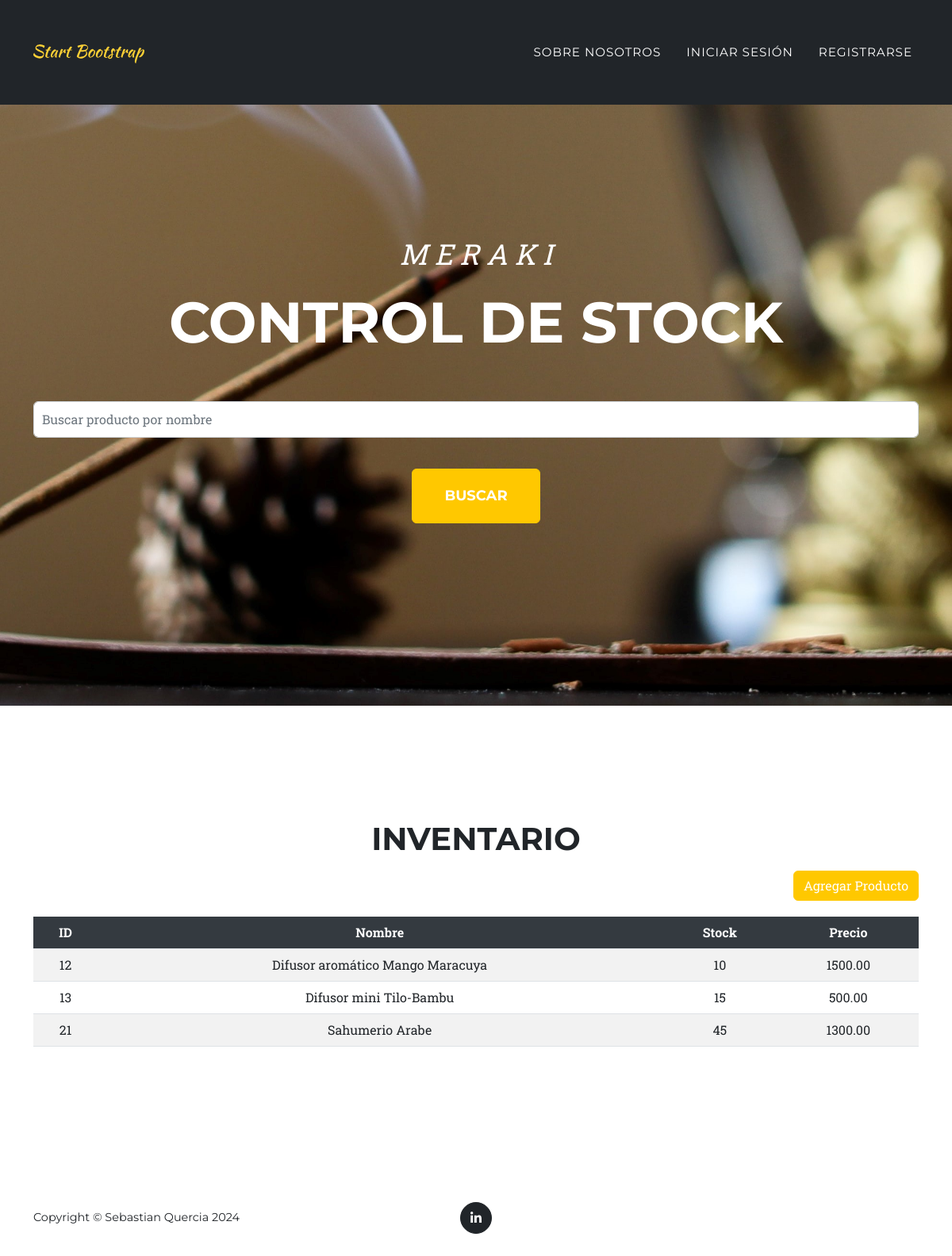
Page /inventario/ on the earlier database version.
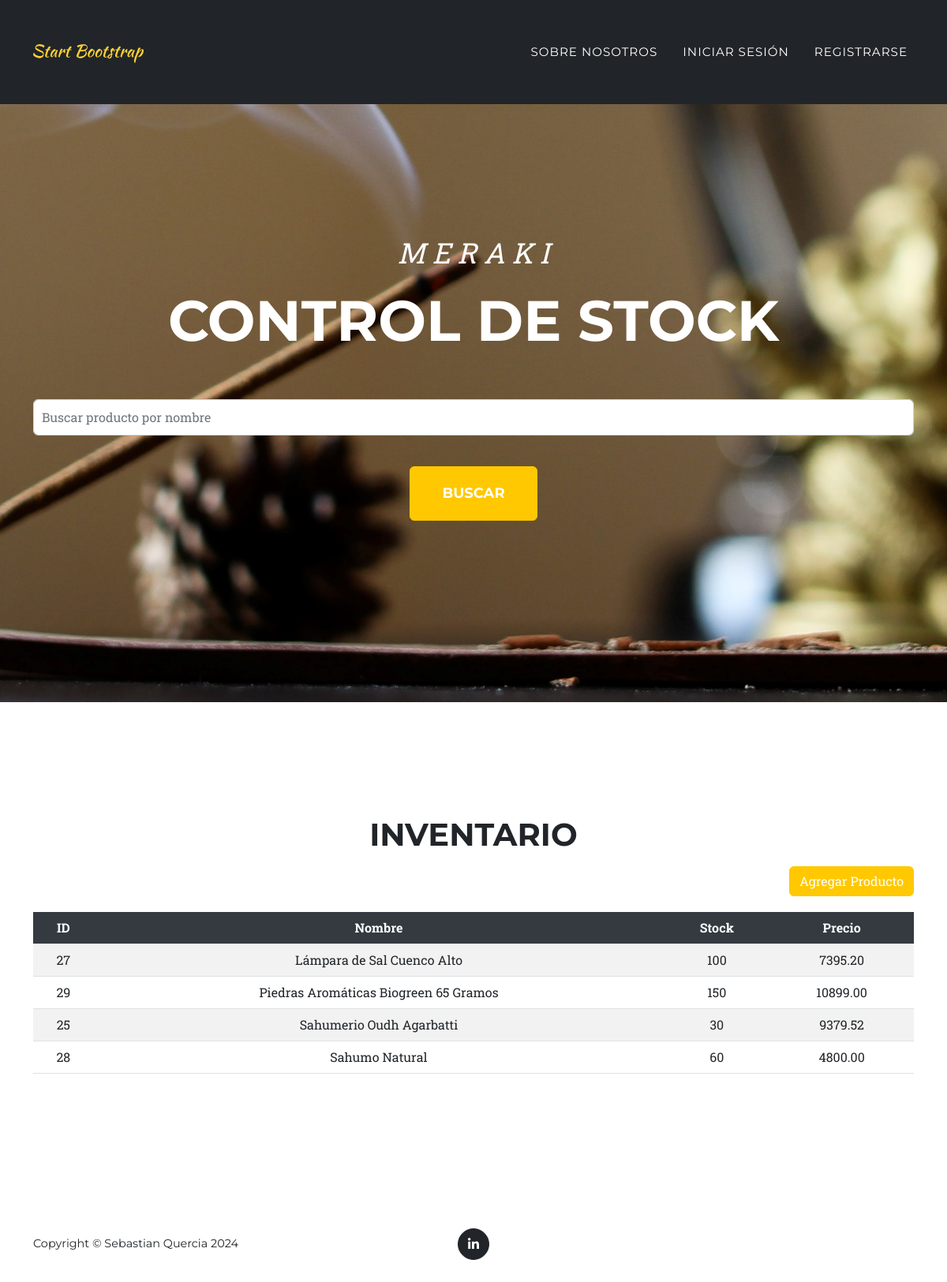
Same page on the later database version.
### Meraki_app/models.py (models this page shows, shortened)
class Producto(models.Model):
    nombre = models.CharField(max_length=100)
    descripcion = models.CharField(max_length=255)
    imagen_url = models.URLField(max_length=500, blank=True, null=True)

class Stock(models.Model):
    producto = models.ForeignKey(Producto, on_delete=models.CASCADE)
    cantidad = models.IntegerField()

class Precio(models.Model):
    producto = models.ForeignKey(Producto, on_delete=models.CASCADE)
    precio = models.DecimalField(max_digits=10, decimal_places=2)

### Meraki_app/views.py (the view)
# urls.py: path('inventario/', views.InventarioListView.as_view(), name='inventario'),
class InventarioListView(ListView):
    model = Producto
    template_name = 'meraki_app/inventario.html'
    context_object_name = 'productos'
    def get_queryset(self):
        return Producto.objects.order_by('nombre')

### Meraki_app/templates/meraki_app/inventario.html (shortened to what this page needs)
{% extends "meraki_app/base.html" %}
{% load form_filters %}
{% block content %}
<section class="page-section" id="inventario">
    <div class="container mt-5">
        <div class="text-center">
            <h2 class="section-heading text-uppercase">Inventario</h2>
        </div>
        <div class="text-end mb-3">
            <a href="{% url 'agregar_producto' %}" class="btn btn-primary">Agregar Producto</a>
        </div>
        <div class="table-responsive">
            <table class="table table-striped">
                <thead>
                    <tr>
                        <th>ID</th>
                        <th>Nombre</th>
                        <th>Stock</th>
                        <th>Precio</th>
                    </tr>
                </thead>
                <tbody>
                    {% for producto in productos %}
                    <tr onclick="window.location.href='{% url 'producto_detalle' producto.pk %}'" style="cursor: pointer;">
                        <td>{{ producto.pk }}</td>
                        <td>{{ producto.nombre }}</td>
                        <td>{{ producto.stock_set.first.cantidad }}</td>
                        <td>{{ producto.precio_set.first.precio }}</td>
                    </tr>
                    {% empty %}
                    <tr>
                        <td colspan="4" class="text-center">No hay productos disponibles.</td>
                    </tr>
                    {% endfor %}
                </tbody>
            </table>
        </div>
    </div>
</section>
{% endblock %}

### Meraki_app/templates/meraki_app/base.html (shortened to what this page needs)
{% load static %}
<!DOCTYPE html>
<html lang="en">
    <head>
        <link href="{% static 'meraki_app/css/styles.css' %}" rel="stylesheet" />
    </head>
    <body id="page-top">
        {% block navbar %}
        <nav class="navbar navbar-expand-lg navbar-dark fixed-top" id="mainNav">
            <div class="container">
                <a class="navbar-brand" href="{% url 'inicio' %}">
                    <img src="{% static 'meraki_app/assets/img/navbar-logo.svg' %}" alt="..." />
                </a>
                <div class="collapse navbar-collapse" id="navbarResponsive">
                    <ul class="navbar-nav text-uppercase ms-auto py-4 py-lg-0">
                        <li class="nav-item">
                            <a class="nav-link" href="{% url 'about' %}">Sobre Nosotros</a>
                        </li>
                        {% if user.is_authenticated %}
                            <li class="nav-item">
                                <a class="nav-link" href="{% url 'account_settings' %}">
                                    {% if user.profile.avatar %}
                                        <img src="{{ user.profile.avatar.url }}" alt="Avatar" class="rounded-circle" style="width: 45px; height: 45px; margin-left: 10px;">
                                    {% else %}
                                        <img src="{% static 'meraki_app/assets/img/default-avatar.svg' %}" alt="Default Avatar" class="rounded-circle" style="width: 45px; height: 45px; margin-left: 10px;">
                                    {% endif %}
                                </a>
                            </li>
                            <li class="nav-item">
                                <a class="nav-link" href="{% url 'inventario' %}">Gestión de inventario</a>
                            </li>
                            <li class="nav-item">
                                <a class="nav-link" href="{% url 'messages' %}">Mensajes</a>
                            </li>
                            <li class="nav-item">
                                <a class="nav-link" href="{% url 'logout' %}">Cerrar sesión</a>
                            </li>
                        {% else %}
                            <li class="nav-item">
                                <a class="nav-link" href="{% url 'login' %}">Iniciar sesión</a>
                            </li>
                            <li class="nav-item">
                                <a class="nav-link" href="{% url 'register' %}">Registrarse</a>
                            </li>
                        {% endif %}
                    </ul>
                </div>
            </div>
        </nav>
        {% endblock %}
        {% block masthead %}
        <header class="masthead" id="masthead">
            <div class="container">
                <div class="masthead-subheading">M E R A K I</div>
                <div class="masthead-heading text-uppercase">Control de stock</div>
                <form method="get" action="{% url 'search' %}">
                    <input type="text" name="q" placeholder="Buscar producto por nombre" class="form-control">
                    <button type="submit" class="btn btn-primary btn-xl text-uppercase mt-4">Buscar</button>
                </form>
            </div>
        </header>
        {% endblock %}
        {% block content %}
        {% endblock %}
        {% block footer %}
        <footer class="footer py-4">
            <div class="container">
                <div class="row align-items-center">
                    <div class="col-lg-4 text-lg-start">Copyright &copy; Sebastian Quercia 2024</div>
                    <div class="col-lg-4 my-3 my-lg-0">
                        <a class="btn btn-dark btn-social mx-2" href="https://www.linkedin.com/in/sebastian-quercia/" aria-label="LinkedIn"><i class="fab fa-linkedin-in"></i></a>
                    </div>
                </div>
            </div>
        </footer>
        {% endblock %}
    </body>
</html>

Differences in the rows shown:
removed Producto: pk "12", nombre "Difusor aromático Mango Maracuya", stock_set.first.cantidad "10", precio_set.first.precio "1500.00"
removed Producto: pk "13", nombre "Difusor mini Tilo-Bambu", stock_set.first.cantidad "15", precio_set.first.precio "500.00"
removed Producto: pk "21", nombre "Sahumerio Arabe", stock_set.first.cantidad "45", precio_set.first.precio "1300.00"
added Producto: pk "27", nombre "Lámpara de Sal Cuenco Alto", stock_set.first.cantidad "100", precio_set.first.precio "7395.20"
added Producto: pk "29", nombre "Piedras Aromáticas Biogreen 65 Gramos", stock_set.first.cantidad "150", precio_set.first.precio "10899.00"
added Producto: pk "25", nombre "Sahumerio Oudh Agarbatti", stock_set.first.cantidad "30", precio_set.first.precio "9379.52"
added Producto: pk "28", nombre "Sahumo Natural", stock_set.first.cantidad "60", precio_set.first.precio "4800.00"
